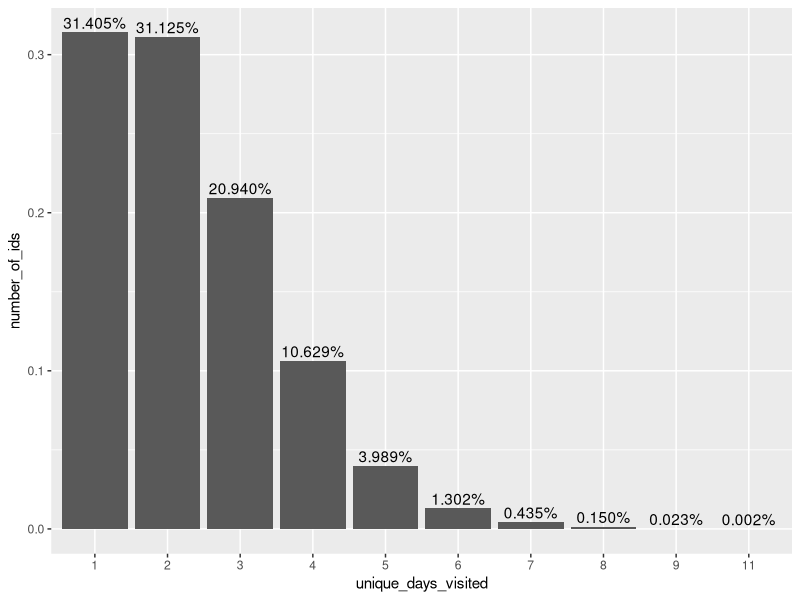
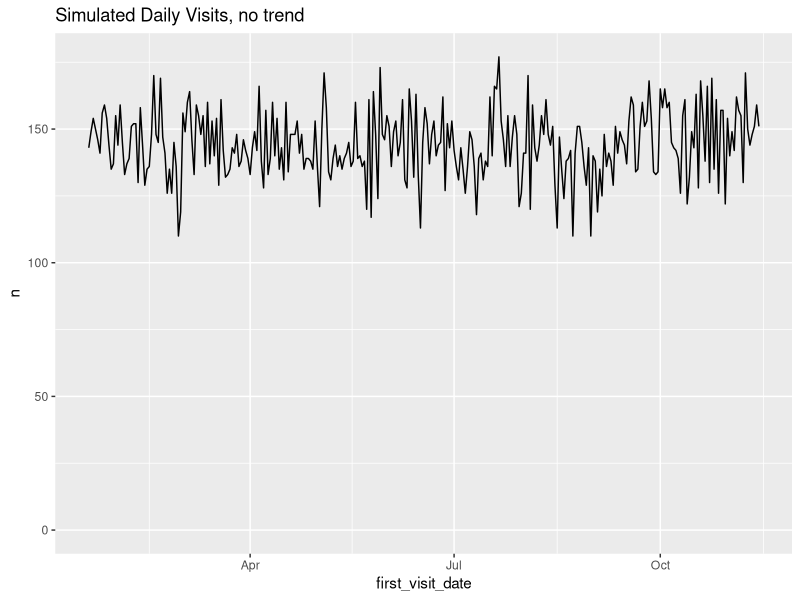
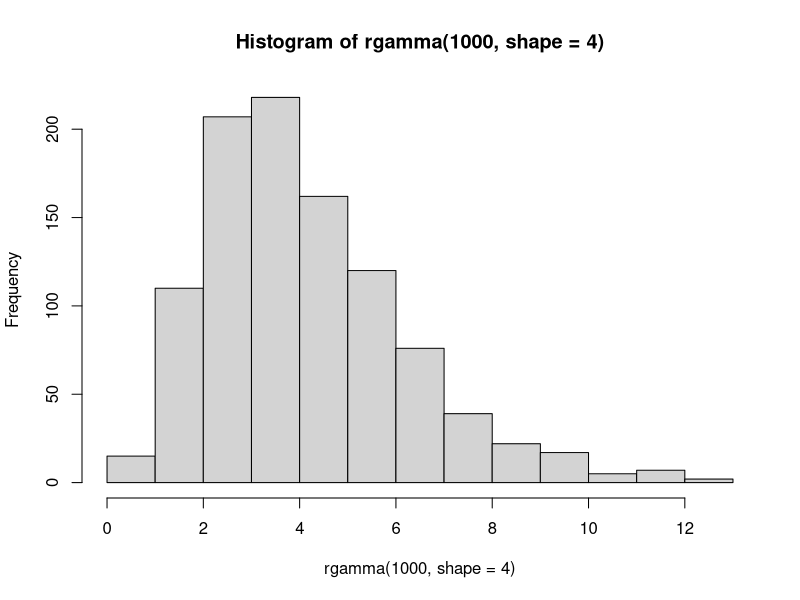
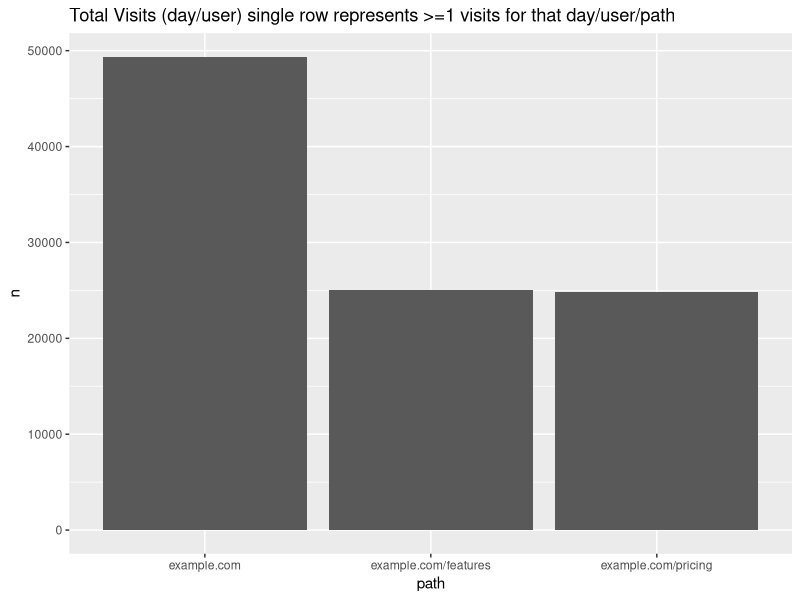
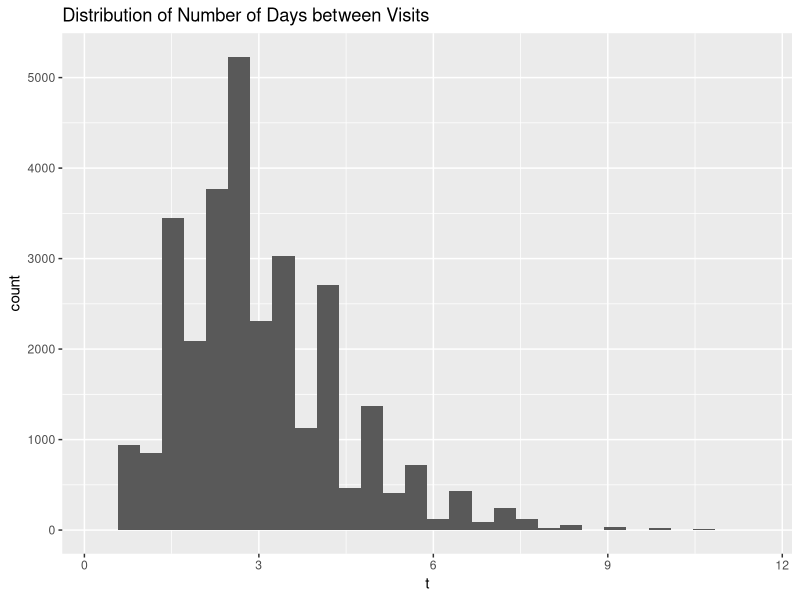
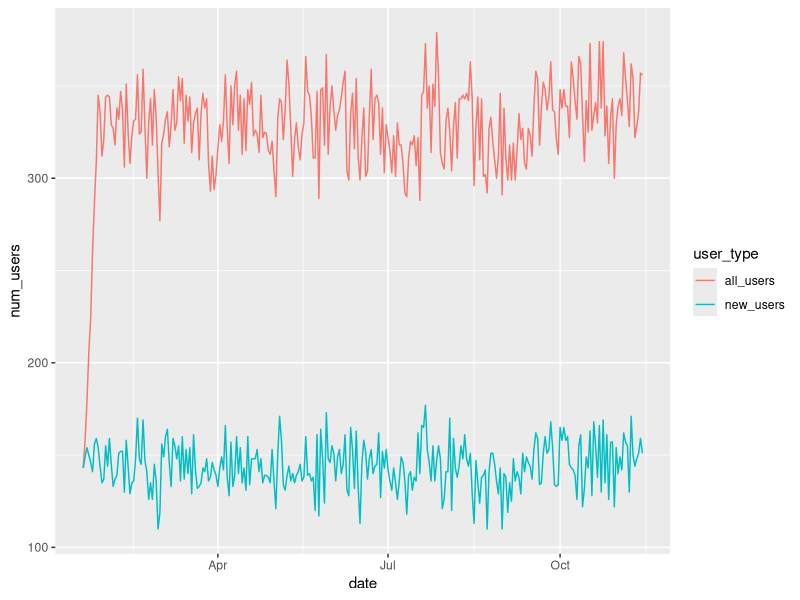
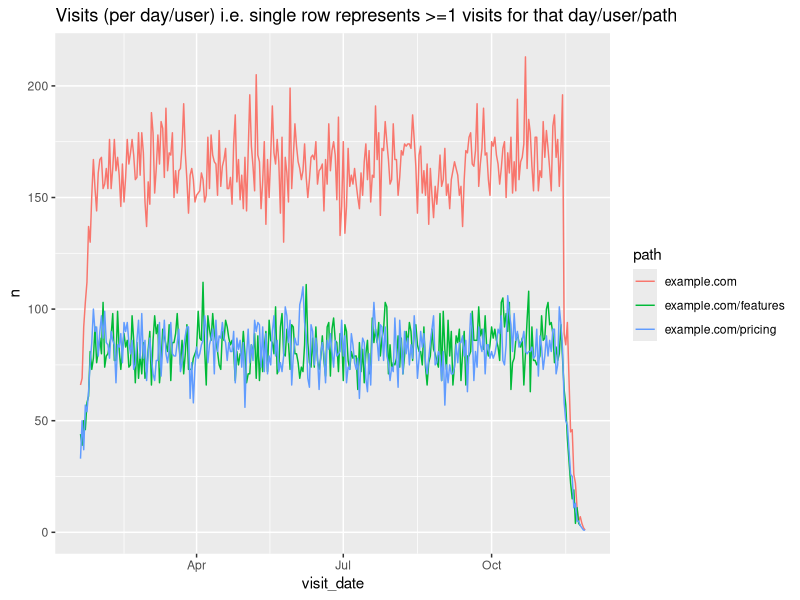
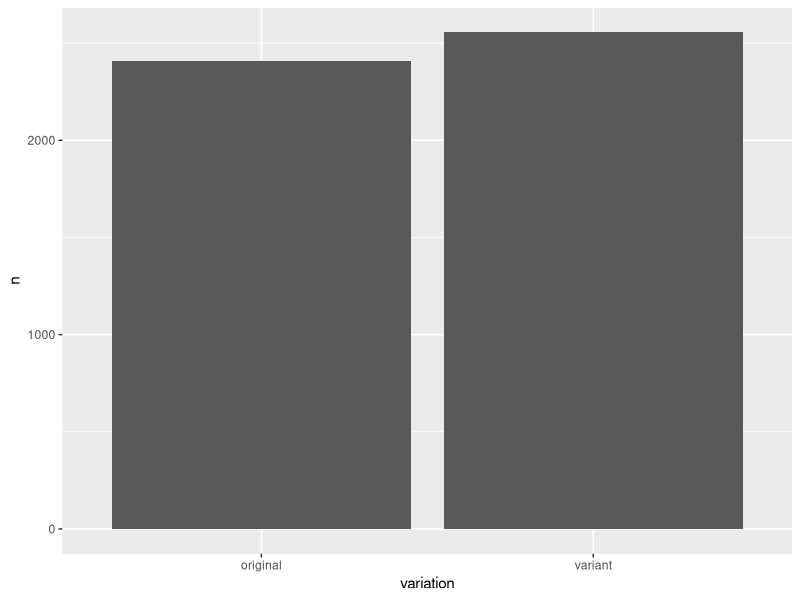

Source code (R) for these figures, in order: (Note: this script raises an error after producing the figures.)
## ---- chunk 1
knitr::opts_chunk$set(echo = FALSE)
library(tidyverse)
library(scales)
library(lubridate)
## ---- chunk 2
# unique daily visits e.g. 1 record means that the person may have visited the site 1+ times for that day (the number of times does not matter)
# what is the distribution of returning visitors? i.e. how many unique days will most people visit the website?

# 20K visits users per month, over 10 months
total_visits_per_unique_data <- 100000
#return_visit
#user_traffic
set.seed(42)
ids <- floor(runif(total_visits_per_unique_data, min=1, max=total_visits_per_unique_data * 0.50))
num_unique_ids <- length(unique(ids))

visits <- data.frame(user_id=ids) %>%
    arrange(user_id)

visits %>%
    count(user_id) %>%
    count(n) %>%
    mutate(n=factor(n),
           nn=nn / num_unique_ids) %>%
    rename(unique_days_visited=n,
           number_of_ids=nn) %>%
    ggplot(aes(x=unique_days_visited, y=number_of_ids)) +
        geom_col() +
        geom_text(aes(label=percent(number_of_ids)), vjust=-0.3)
## ---- chunk 3
# simulate dates over last e.g 10 months
# we need to duplicate ids/days to simulate people visiting multiple paths per day; we'll use this information for our priors
number_of_months <- 10

# unique visitors per month
num_unique_ids / number_of_months

set.seed(42)
first_time_visit_index <- floor(runif(num_unique_ids, min=0, max=300))

# create dataframe with the user-id and the offset that we will use from the current date
# we'll use the current date so we can simulate the latest experiment is currently running 
first_time_users <- data.frame(user_id=unique(ids), visit_offset=first_time_visit_index) %>% 
    arrange(user_id)

first_time_users <- first_time_users %>%
    mutate(first_visit_date=today() - visit_offset) %>%
    select(-visit_offset)

first_time_users %>%
    count(first_visit_date) %>%
    ggplot(aes(x=first_visit_date, y=n)) +
        geom_line() +
        expand_limits(y=0) +
        labs(title='Simulated Daily Visits, no trend')

visits <- inner_join(visits, first_time_users, by = 'user_id')

stopifnot(nrow(visits) == length(ids))
stopifnot(all((visits %>%
    group_by(user_id) %>%
    summarise(num_unique_date=length(unique(first_visit_date))))$num_unique_date == 1))

# now simulate adding number of days between subsequent visits
hist(rgamma(1000, shape=4))


visits <- visits %>%
    group_by(user_id) %>%
    mutate(visit_index = row_number()) %>%
    ungroup()

generate_new_date <- function(visit_index, original_date, user_id) {

    if(visit_index == 1) {
        return (original_date)
    }
    
    set.seed(user_id)
    offset <- floor(rgamma(1, shape=visit_index + 3))
    return (original_date + max(offset, 1))
}

#generate_new_date(visits$visit_index[1], visits$first_visit_date[1], visits$user_id[1])
generated_visits <- pmap(list(visits$visit_index,
                              visits$first_visit_date,
                              visits$user_id),
                         function(x, y, z) generate_new_date(x, y, z))

# pmap is losing the "date" and is returning a number, so we have to convert back; not sure this is the best way
generated_visits <- unlist(generated_visits)
visits$visit_date <- as.Date(generated_visits, origin = Sys.Date() - as.numeric(Sys.Date()))

visits <- visits %>%
    select(user_id, visit_date) %>%
    arrange(user_id, visit_date)

stopifnot(nrow(visits) == length(ids))

# some of the dates generated will be the same. BUT, that could represent multiple different pages in the same day
# so let's add path before we remove duplicates
## ---- chunk 4
# duplicate home-page (example.com) to simulate many more home page visits than other pages
paths <- c('example.com', 'example.com', 'example.com/pricing', 'example.com/features')
set.seed(42)
path_index <- ceiling(runif(nrow(visits), min=0, max=4))
visits$path <- map_chr(path_index, ~ paths[.])

# some of the dates generated will be the same. BUT, that could represent multiple different pages in the same day
# so let's add path before we remove duplicates
visits <- distinct(visits)
nrow(visits)

visits %>%
    count(path) %>%
    ggplot(aes(x=path, y=n)) +
    geom_col() +
    labs(title='Total Visits (day/user) single row represents >=1 visits for that day/user/path')

visits %>%
    group_by(user_id) %>%
    summarise(t=sd(as.numeric(visit_date))) %>%
    ggplot(aes(x=t)) +
        geom_histogram() +
        labs(title='Distribution of Number of Days between Visits')

temp <- inner_join(
    visits %>% 
        group_by(user_id) %>%
        summarise(first_visit_date=min(visit_date)) %>%
        count(first_visit_date) %>%
        rename(date=first_visit_date,
               new_users=n),
    visits %>%
        group_by(visit_date) %>%
        summarise(all_users=n()) %>%
        rename(date=visit_date),
    by='date')

temp %>% 
    gather(user_type, num_users, -date) %>%
    ggplot(aes(x=date, y=num_users, color=user_type)) +
        geom_line()

# visits %>%
#     group_by(user_id) %>%
#     filter(length(visit_date) != length(unique(visit_date))) %>%  # which users have a different number of unique dates fromf total dates
#     ungroup()

visits %>%
    count(visit_date, path) %>%
    ggplot(aes(x=visit_date, y=n, color=path)) +
    geom_line() +
    labs(title='Visits (per day/user) i.e. single row represents >=1 visits for that day/user/path')

prior_data <- visits
## ---- chunk 5
# experiment names
experiment_names <- c("Experiment 1", "Experiment 2", "Experiment Sim Currently Running")
# names of the metrics/conversions to track
metrics_names <- c('Sign Up', 'Use Feature 1', 'Talk to Sales', 'Pay/Subscribe')
# allowed number of days between seeing the experiment and giving credit for a conversion
# e.g. signup should happen quick, but we may want to give people more time to subscribe/pay for the service,
# since people want to try out the features before they decide to pay (e.g. if the service offers a trial or freemium)
attribution_windows_days <- c(2, 3, 5, 7)
historical_conversion_rates <- c(0.3, 0.2, 0.1, 0.08)
# conversion_rates contain the conversion rates of each metric for the A & B groups


experiments_metrics <- data.frame(metric_id=metrics_names, attribution_windows=attribution_windows_days)
experiments_metrics <- expand.grid(experiment_id=experiment_names, metric_id=experiments_metrics$metric_id) %>%
    inner_join(experiments_metrics, by = 'metric_id') %>%
    arrange(experiment_id, attribution_windows)

experiments_metrics
## ---- chunk 6
# for each experiment, we want to simulate, from the current visits/traffic dataset, who saw the experiment, on which page, and which variation

get_random_variation <- function(variation_names, user_id) {
    set.seed(user_id)
    return (variation_names[rbinom(1, 1, 0.5) + 1])
}
#get_random_variation(variation_names, user_id=1)

create_experiment_visits <- function(start_date, end_date, experiment_paths, experiment_id, variation_names) {
    experiment_visits <- visits %>%
        group_by(user_id) %>%
        mutate(visit_index=rank(visit_date, ties.method = "first")) %>%
        ungroup() %>%
        mutate(new_user = ifelse(visit_index == 1, TRUE, FALSE)) %>%
        filter(visit_date >= start_date & visit_date <= end_date & path %in% experiment_paths) %>%
        select(-visit_index)
    
    expected_num_users <- length(unique(experiment_visits$user_id))
    
    experiment_visits <- experiment_visits %>%
        group_by(user_id) %>%
        mutate(visit_index=rank(visit_date, ties.method = "first")) %>%
        ungroup() %>%
        filter(visit_index == 1) %>%
        select(-visit_index) %>%
        rename(first_joined_experiment=visit_date) %>%
        mutate(experiment_id=experiment_id)
    experiment_visits$variation <- map_chr(experiment_visits$user_id, ~ get_random_variation(variation_names, .))
    
    stopifnot(nrow(experiment_visits) == expected_num_users)
    # make sure no duplicated user_ids
    stopifnot(nrow(experiment_visits) == length(unique(experiment_visits$user_id)))
    
    print(experiment_visits %>%
        count(variation) %>%
        ggplot(aes(x=variation, y=n)) +
        geom_col())
    
    print(experiment_visits %>%
        count(first_joined_experiment) %>%
        ggplot(aes(x=first_joined_experiment, y=n)) +
        geom_line() +
        labs(title='Number of People Entering Experiment'))
    
    print(experiment_visits %>%
        count(first_joined_experiment, new_user) %>%
        ggplot(aes(x=first_joined_experiment, y=n, color=new_user)) +
        geom_line() +
        labs(title='Number of People Entering Experiment, shows affect of including new returning users in experiment'))
    
    print(experiment_visits %>%
        count(first_joined_experiment, variation) %>%
        ggplot(aes(x=first_joined_experiment, y=n, color=variation)) +
        geom_line())
    
    return (experiment_visits %>% select(-new_user))

}

#### Experiment 1

# let's start the experiment 2 months after our visits dataset, and run it for a month
start_date <- min(visits$visit_date) + 60
end_date <- start_date + 30 # 
# all paths
experiment_paths <- unique(paths)
# experiment 1
variation_names <- c("original", "variant")
experiment_id <- experiment_names[1]
experiment_visits_1 <- create_experiment_visits(start_date, end_date, experiment_paths, experiment_id, variation_names)
experiment_visits_1
## ---- chunk 7
#### Experiment 2
start_date <- min(visits$visit_date) + 75
end_date <- start_date + 30 # 
# all paths
experiment_paths <- paths[4] # just features page
# experiment 1
variation_names <- c("A", "B")
experiment_id <- experiment_names[2]
experiment_visits_2 <- create_experiment_visits(start_date, end_date, experiment_paths, experiment_id, variation_names)
experiment_visits_2
## ---- chunk 8
#### Experiment 2
start_date <- Sys.Date() - 5
end_date <- start_date + 30 # 
# all paths
experiment_paths <- paths[1] # just homepage
# experiment 1
variation_names <- c("A", "B")
experiment_id <- experiment_names[length(experiment_names)]
experiment_visits_currently_running <- create_experiment_visits(start_date, end_date, experiment_paths, experiment_id, variation_names)
experiment_visits_currently_running
## ---- chunk 9
experiments_all <- rbind(experiment_visits_1,
                         experiment_visits_2,
                         experiment_visits_currently_running) %>%
    select(user_id, experiment_id, variation, first_joined_experiment, path) %>%
    arrange(user_id, experiment_id)

# ensure dataset is unique by user-id/experiment-id
stopifnot(nrow(distinct(experiments_all %>% select(user_id, experiment_id))) == nrow(experiments_all))

experiments_all
## ---- chunk 10
# we want to adjust conversion rates for the people who were part of certain experiments
# such that the A/B groups have different conversion rates 
# some will have different CRs due to random noise, some will have differences in probability distributions
# i.e. true differences.


adjusted_conversion_rates <- inner_join(experiments_metrics,
                                        data.frame(metric_id=metrics_names, historical_conversion_rate=historical_conversion_rates),
                                        by = "metric_id") %>%
    select(-attribution_windows) %>%
    mutate(index=row_number())

# Experiment 1 has positive conversion rates, # we'll assum
adjusted_conversion_rates <- inner_join(adjusted_conversion_rates,
                                        expand.grid(index=adjusted_conversion_rates$index, variation=c('A', 'B')),
                                        by="index") %>%
    select(experiment_id, variation, metric_id, historical_conversion_rate)

adjusted_conversion_rates$adjusted_conversion_rate <- adjusted_conversion_rates$historical_conversion_rate

percent_change_adjustments <- c(
                    NA, # Experiment 1                        A   Sign Up
                    0.10, # Experiment 1                        B   Sign Up
                    NA, # Experiment 1                        A   Use Feature 1  
                    0.05, # Experiment 1                        B   Use Feature 1  
                    NA, # Experiment 1                        A   Talk to Sales  
                    NA, # Experiment 1                        B   Talk to Sales  
                    NA, # Experiment 1                        A   Pay/Subscribe  
                    0.03, # Experiment 1                        B   Pay/Subscribe  
                    NA, # Experiment 2                        A   Sign Up
                    -0.10, # Experiment 2                        B   Sign Up
                    NA, # Experiment 2                        A   Use Feature 1  
                    -0.05, # Experiment 2                        B   Use Feature 1  
                    NA, # Experiment 2                        A   Talk to Sales  
                    -0.03, # Experiment 2                        B   Talk to Sales  
                    NA, # Experiment 2                        A   Pay/Subscribe  
                    0.01, # Experiment 2                        B   Pay/Subscribe  
                    NA, # Experiment Sim Currently Running    A   Sign Up
                    0.10, # Experiment Sim Currently Running    B   Sign Up
                    NA, # Experiment Sim Currently Running    A   Use Feature 1  
                    0.05, # Experiment Sim Currently Running    B   Use Feature 1  
                    NA, # Experiment Sim Currently Running    A   Talk to Sales  
                    0.03, # Experiment Sim Currently Running    B   Talk to Sales  
                    NA, # Experiment Sim Currently Running    A   Pay/Subscribe  
                    0.03) # Experiment Sim Currently Running    B   Pay/Subscribe  
            

adjusted_conversion_rates <- adjusted_conversion_rates %>%
    mutate(adjusted_conversion_rate=ifelse(is.na(percent_change_adjustments),
                                           historical_conversion_rate,
                                           (percent_change_adjustments * historical_conversion_rate) + historical_conversion_rate))

# Experiment 1 has c("original", "variant") rather than A/B
temp_names <- c("original", "variant")
adjusted_conversion_rates <- adjusted_conversion_rates %>%
    mutate(variation = as.character(variation),
           variation = ifelse(experiment_id == experiment_names[1],
                              ifelse(variation == 'A', temp_names[1], temp_names[2]),
                              variation))
adjusted_conversion_rates
## ---- chunk 11
# now we want to determine the conversion rates for each person, based on experiment, metric_id, variation, so we can binom distribution based on the conversion rate
# if the person isn't part of an experiment, then we will use the historical conversion rate
names(historical_conversion_rates) <- metrics_names
# historical_conversion_rates[metrics_names[1]]

# create a dateframe that has a historical conversion rate for each user/metric combo
user_metric_crs <- expand.grid(user_id=unique(visits$user_id), metric_id=metrics_names) %>%
    arrange(user_id, metric_id) %>%
    mutate(historical_conversion_rate=historical_conversion_rates[metric_id])

# now add experiment/variation columns for users that were part of experiments
user_metric_crs <- full_join(user_metric_crs,
          experiments_all %>% select(user_id, experiment_id, variation), by='user_id')

# based on experiment/variation/metric, get the chosen conversion rate
user_metric_crs <- left_join(user_metric_crs %>% 
              mutate(metric_id = as.character(metric_id)),
          adjusted_conversion_rates %>%
              select(-historical_conversion_rate) %>%
              mutate(experiment_id = as.character(experiment_id),
                     metric_id = as.character(metric_id)),
          by=c('experiment_id', 'variation', 'metric_id')) %>%
    mutate(conversion_rate=ifelse(is.na(adjusted_conversion_rate), historical_conversion_rate, adjusted_conversion_rate)) %>%
    select(user_id, metric_id, conversion_rate)


# some people will have partipated in multiple experiments, so we'll take the average to get a dataset that is unique per user/metric
user_metric_crs <- user_metric_crs %>% 
    group_by(user_id, metric_id) %>%
    summarise(conversion_rate = mean(conversion_rate)) %>%
    ungroup()

stopifnot(length(unique(user_metric_crs$user_id)) == length(unique(visits$user_id)))

# now we will determine if each person convertes based on their conversion rate using the binomial distribution

#rbinom(1000, 1, 0.08)

simulate_conversion <- function(user_id, conversion_rate) {
    set.seed(user_id)
    return (rbinom(1, 1, conversion_rate))
}

# now we simulating them converting or not by using their assigned conversion rates as a probability in a binom distribution
user_metric_crs$converted <- as.logical(map2_dbl(user_metric_crs$user_id,
                    user_metric_crs$conversion_rate, 
                    ~ simulate_conversion(.x, .y)))

user_metric_crs %>%
    count(metric_id, converted) %>%
    mutate(n = n / length(unique(user_metric_crs$user_id))) %>%
    ggplot(aes(x=metric_id, y=n, group=converted, fill=converted)) +
    geom_col(position='dodge') +
    geom_text(aes(label=percent(n)))

conversion_data <- inner_join(user_metric_crs %>%
                                  filter(converted) %>%
                                  select(user_id, metric_id),
                              visits %>% 
                                  group_by(user_id) %>%
                                  summarise(first_visit=min(visit_date)),
                              by='user_id')

generate_offset <- function(user_id, metric) {
 
    # NOTE setting the seed is messing up the distribution   
    #  set.seed(user_id)
    rbinom(1, 30, attribution_windows_days[metric]/30)
}

names(attribution_windows_days) <- metrics_names
conversion_offsets <- map2_dbl(conversion_data$user_id, 
                               conversion_data$metric_id,
                               #~ rbinom(1, 30, attribution_windows_days[.y]/30))
                               ~ generate_offset(.x, .y))
conversion_data <- conversion_data %>%
    mutate(offset=conversion_offsets,
           conversion_date = first_visit + offset)

conversion_data %>%
    count(metric_id, offset) %>%
    mutate(offset=factor(offset)) %>%
    mutate(metric_id=fct_reorder(metric_id, n, .desc = TRUE)) %>%
    ggplot(aes(x=offset, y=n)) +
        geom_col() +
    facet_wrap( ~ metric_id, scales = 'free_y') +
    labs(title='Distribution of Days from First Visit to Event Conversion, for those that convert')

conversion_data %>%
    count(conversion_date, metric_id) %>%
    ggplot(aes(x=conversion_date, y=n)) +
        geom_line() +
    facet_wrap( ~ metric_id, scales = 'free_y') +
    labs(title='Daily Conversions')

conversion_data <- conversion_data %>%
    select(user_id, metric_id, conversion_date) %>%
    arrange(user_id, conversion_date)

conversion_data
## ---- chunk 12
write.csv(experiments_metrics, file='../shiny-app/simulated_data/attribution_windows.csv', row.names = FALSE)
write.csv(prior_data, file='../shiny-app/simulated_data/website_traffic.csv', row.names = FALSE)
write.csv(experiments_all, file='../shiny-app/simulated_data/experiment_traffic.csv', row.names = FALSE)
write.csv(conversion_data, file='../shiny-app/simulated_data/conversion_rate_data.csv', row.names = FALSE)
## ---- chunk 13
#seeds <- 0:1000
seeds <- 1000:2000
#seeds <- signup_conversions$user_id
# temp <- function(seed, use_seeds) {
#     if(use_seeds) {
#         set.seed(seed)    
#     }
#     rbinom(1, 30, 3/30)
# }
temp <- function(seed, use_seeds) {
    if(use_seeds) {
        set.seed(seed)    
    }
    max(round(rnorm(1, 3, 2)), 0)
}
hist(map_dbl(seeds, ~ temp(., TRUE)))
hist(map_dbl(seeds, ~ temp(., FALSE)))
## ---- chunk 14
website_traffic <- prior_data


create_cohort <- function(date_object, cohort_method=month, pad_width=2) {

    return (
        paste0(year(date_object),
               '-',
               str_pad(cohort_method(date_object), width=pad_width, side='left', pad = '0'))
    )
}

#######
show_path <- TRUE
top_x_paths <- 2
start_date <- Sys.Date() - 270
end_date <- Sys.Date() - 30

cohort_type <- month
######

visitors_per_day_per_path <- website_traffic %>%
    filter(visit_date >= start_date & visit_date <= end_date) %>%
    group_by(user_id) %>%
    mutate(visit_index=rank(visit_date, ties.method = "first")) %>%
    ungroup() %>%
    mutate(date = factor(create_cohort(visit_date)),
           path= fct_lump(path,  n=top_x_paths),
           visit_type = ifelse(visit_index == 1, 'New', 'Returning'))
    
if(show_path) {

    visitors_per_day_per_path %>%
        count(date, path, visit_type) %>%
        ggplot(aes(x=date, y=n, color=path, group=path)) +
            geom_line() +
            geom_point() + 
            facet_grid(visit_type ~ .) + 
            scale_y_continuous(labels = comma_format()) +
            geom_text(aes(label=n), vjust=-1, size=3, check_overlap=TRUE) +    
            theme(axis.text.x = element_text(angle = 30, hjust = 1)) +
            labs(title='Website Visitors',
                 y='Number of Visits',
                 x='Month',
                 color='Path')
} else {

    visitors_per_day_per_path %>%
        count(date, visit_type) %>%
        ggplot(aes(x=date, y=n, color=visit_type, group=visit_type)) +
            geom_line() +
            geom_point() + 
            expand_limits(y=0) +
            scale_y_continuous(labels = comma_format()) +
            geom_text(aes(label=n), vjust=-1, size=3, check_overlap=TRUE) +
            theme(axis.text.x = element_text(angle = 30, hjust = 1)) +
            labs(title='Website Visitors',
                 y='Number of Visits',
                 x='Month',
                 color='Visitor Type')
}
